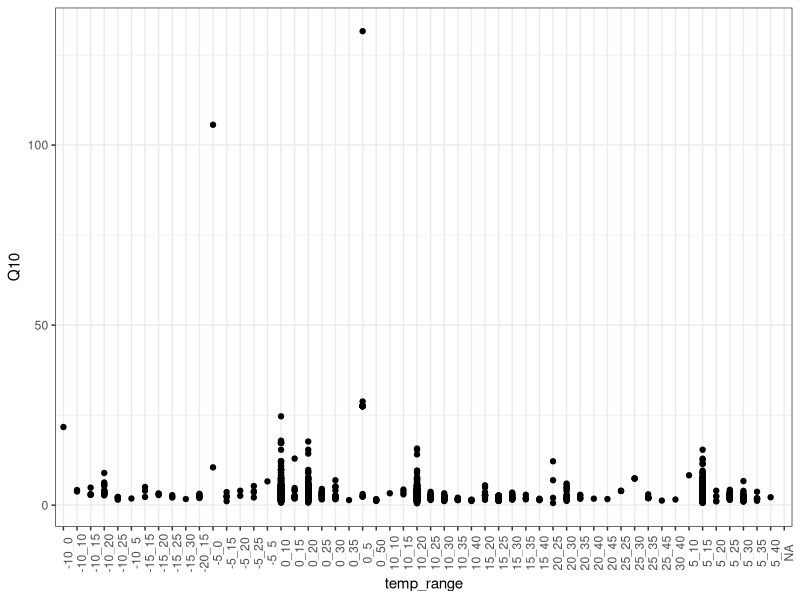

Recreate this plot in R.
library(tidyverse)
theme_set(theme_bw())


clean_srdb_dataset = function(){
  srdb_v5_data = read.csv("data/SRDB_V5_1827/data/srdb-data-V5.csv")
  srdb_v5_equations = read.csv("data/SRDB_V5_1827/data/srdb-equations-V5.csv")
  
  sites =
    srdb_v5_data %>% 
    dplyr::select(Record_number, Study_number, Entry_date, Duplicate_record, 
                  Latitude, Longitude, Elevation, Biome, Ecosystem_type, 
                  Manipulation, Manipulation_level, Meas_method) %>% 
    filter(Manipulation == "None"|Manipulation_level %in% c("None", "NONE", "none"))
  
  r10 = 
    srdb_v5_equations %>% 
    dplyr::select(Record_number, R10)
  
  
  process_q10_data = function(srdb_v5_equations){
    q10_1 = 
      srdb_v5_equations %>% 
      dplyr::select(Record_number, Q10_0_10, Q10_5_15, Q10_10_20, Q10_0_20) %>% 
      pivot_longer(-Record_number, names_to = "temp_range", values_to = "Q10") %>% 
      mutate(temp_range = str_remove(temp_range, "Q10_")) 
    
    q10_other1 = 
      srdb_v5_equations %>% 
      dplyr::select(Record_number, starts_with("Q10_other1")) %>% 
      drop_na() %>% 
      # round temperature ranges to the nearest 5
      mutate(Q10_other1_temp_min = round(Q10_other1_temp_min/5)*5,
             Q10_other1_temp_max = round(Q10_other1_temp_max/5)*5,
             temp_range = paste0(Q10_other1_temp_min, "_", Q10_other1_temp_max)) %>% 
      rename(Q10 = Q10_other1) %>% 
      mutate(Q10 = round(Q10, 2)) %>% 
      dplyr::select(Record_number, temp_range, Q10)
    
    q10_other2 = 
      srdb_v5_equations %>% 
      dplyr::select(Record_number, starts_with("Q10_other2")) %>% 
      drop_na() %>% 
      mutate(temp_range = paste0(Q10_other2_temp_min, "_", Q10_other2_temp_max)) %>% 
      rename(Q10 = Q10_other2) %>% 
      mutate(Q10 = round(Q10, 2)) %>% 
      dplyr::select(Record_number, temp_range, Q10)
    
    bind_rows(q10_1, q10_other1, q10_other2) %>% filter(Q10 <= 500)
    
  }
  q10 = process_q10_data(srdb_v5_equations)
  
  r10_sites = sites %>% left_join(r10)
  q10_sites = sites %>% left_join(q10)

  list(r10_sites = r10_sites,
       q10_sites = q10_sites)
  
}
srdb_q10 = clean_srdb_dataset()$q10_sites
srdb_r10 = clean_srdb_dataset()$r10_sites

srdb_q10 %>% 
  ggplot(aes(x = temp_range, y = Q10))+
  geom_point()+
  #facet_wrap(~Biome)+
  theme(axis.text.x = element_text(angle = 90))+
  NULL
